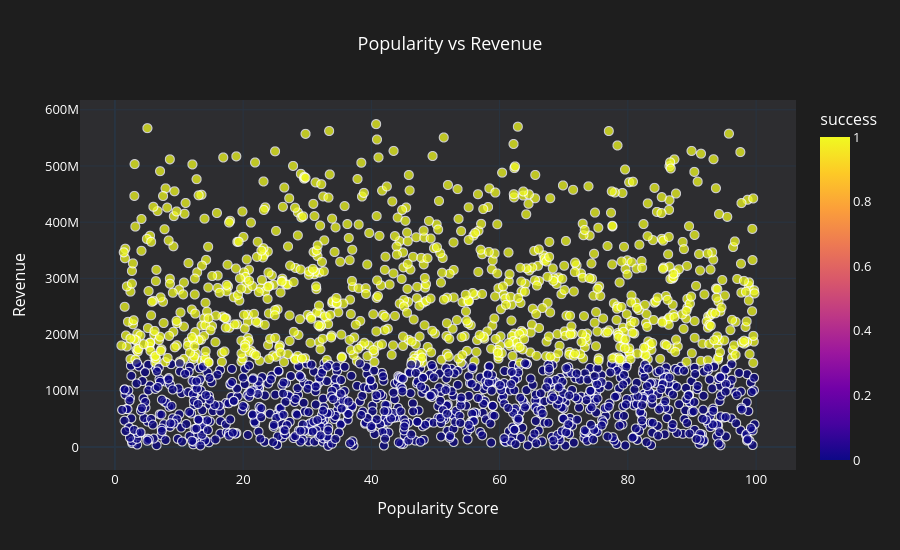

The cell this chart's notebook holds for it:
### Markdown cell above
## 5. Popularity vs Revenue

This scatter plot shows the relationship between a movie's popularity and its revenue. It helps determine whether popular movies tend to earn higher revenue.

### Code cell
fig = px.scatter(
    df,
    x="popularity",
    y="revenue",
    color="success",
    hover_name="title",
    hover_data=["genres", "budget", "vote_average"],
    color_discrete_map={
         1: "#4FC3F7",
         0: "#EF5350"
  # Soft Red
    },
    title="Popularity vs Revenue"
)

fig.update_traces(
    marker=dict(
        size=9,
        opacity=0.75,
        line=dict(width=1, color="white")
    )
)

fig.update_layout(
    template="plotly_dark",
    paper_bgcolor="#1E1E1E",
    plot_bgcolor="#2D2D30",
    font=dict(color="white", size=13),
    title=dict(
        text="Popularity vs Revenue",
        x=0.5
    ),
    xaxis_title="Popularity Score",
    yaxis_title="Revenue",
    legend_title="Movie Status",
    height=550
)

fig.show()

### Figure 1 — Plotly figure (JSON) as saved in the notebook; plotly's stock layout.template omitted (floating-point values rounded to 4 significant figures; data arrays with more than 128 entries replaced by an {"elided": "..."} marker saying what was removed)
{"data": [{"customdata": {"elided": "1819x3 mixed values"}, "hovertemplate": "<b>%{hovertext}</b><br><br>popularity=%{x}<br>revenue=%{y}<br>genres=%{customdata[0]}<br>budget=%{customdata[1]}<br>vote_average=%{customdata[2]}<br>success=%{marker.color}<extra></extra>", "hovertext": {"elided": "1819 str values"}, "legendgroup": "", "marker": {"color": {"elided": "1819 int values"}, "coloraxis": "coloraxis", "line": {"color": "white", "width": 1}, "opacity": 0.75, "size": 9, "symbol": "circle"}, "mode": "markers", "name": "", "showlegend": false, "type": "scattergl", "x": {"elided": "1819 float values"}, "xaxis": "x", "y": {"elided": "1819 int values"}, "yaxis": "y"}], "layout": {"coloraxis": {"colorbar": {"title": {"text": "success"}}, "colorscale": [[0, "#0d0887"], [0.1111, "#46039f"], [0.2222, "#7201a8"], [0.3333, "#9c179e"], [0.4444, "#bd3786"], [0.5556, "#d8576b"], [0.6667, "#ed7953"], [0.7778, "#fb9f3a"], [0.8889, "#fdca26"], [1, "#f0f921"]]}, "font": {"color": "white", "size": 13}, "height": 550, "legend": {"title": {"text": "Movie Status"}, "tracegroupgap": 0}, "paper_bgcolor": "#1E1E1E", "plot_bgcolor": "#2D2D30", "title": {"text": "Popularity vs Revenue", "x": 0.5}, "xaxis": {"anchor": "y", "domain": [0, 1], "title": {"text": "Popularity Score"}}, "yaxis": {"anchor": "x", "domain": [0, 1], "title": {"text": "Revenue"}}}}
